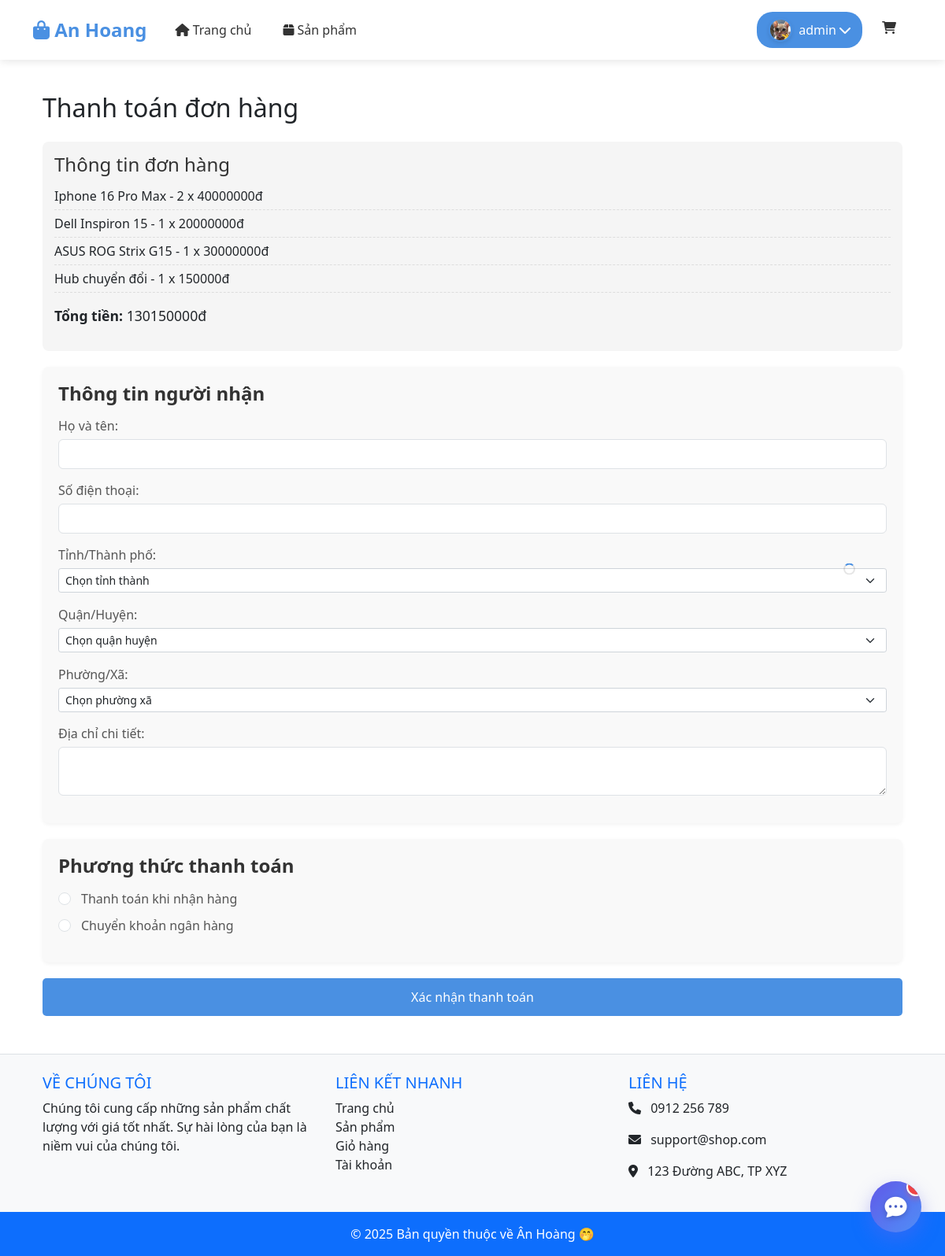
/checkout/ (signed in), run on the app's committed database.
### store/models.py (models this page shows, shortened)
class Profile(models.Model):
    user = models.OneToOneField(User, on_delete=models.CASCADE)
    avatar = models.ImageField(upload_to='avatars/', default='avatars/default.png')
    bio = models.TextField(max_length=500, blank=True)
    phone_number = models.CharField(max_length=15, blank=True)
    address = models.CharField(max_length=255, blank=True)
    birthdate = models.DateField(null=True, blank=True)
    website = models.URLField(max_length=200, blank=True)
    facebook = models.URLField(max_length=200, blank=True)
    twitter = models.URLField(max_length=200, blank=True)
    instagram = models.URLField(max_length=200, blank=True)

class CartItem(models.Model):
    user = models.ForeignKey(User, on_delete=models.CASCADE)
    product = models.ForeignKey(Product, on_delete=models.CASCADE)
    quantity = models.PositiveIntegerField(default=1)
    color = models.ForeignKey(Color, on_delete=models.SET_NULL, null=True, blank=True)
    created_at = models.DateTimeField(auto_now_add=True)
    def subtotal(self):
        return self.product.price * self.quantity

class Product(models.Model):
    name = models.CharField(max_length=200)
    description = models.TextField(blank=True, null=True)
    price = models.DecimalField(max_digits=10, decimal_places=0)
    discount_percent = models.IntegerField(default=0, blank=True, help_text="Phần trăm giảm giá từ 0-100")
    category = models.ForeignKey(Category, on_delete=models.CASCADE)
    image = models.ImageField(upload_to='products/', blank=True, null=True)
    colors = models.ManyToManyField(Color, blank=True, related_name='products')

### store/views.py (the view)
# urls.py: path('checkout/', checkout_form_view, name='checkout'),
@login_required
def checkout_form_view(request):
    items = CartItem.objects.filter(user=request.user)
    if not items.exists():
        messages.warning(request, "Giỏ hàng của bạn đang trống!")
        return redirect('cart')
    if request.method == 'POST':
        form = CheckoutForm(request.POST)
        if form.is_valid():
            try:
                order = Order(
                    user=request.user,
                    full_name=form.cleaned_data['full_name'],
                    phone=form.cleaned_data['phone'],
                    address=form.cleaned_data['address'],
                    province=form.cleaned_data['province'],
                    district=form.cleaned_data['district'],
                    ward=form.cleaned_data['ward'],
                    note=form.cleaned_data['note'],
                    payment_method=form.cleaned_data['payment_method'],
                    total=sum(item.subtotal() for item in items)
                )
                order.save()  # Đảm bảo đơn hàng được lưu vào cơ sở dữ liệu
                for item in items:
                    OrderItem.objects.create(
                        order=order,
                        product=item.product,
                        quantity=item.quantity,
                        price=item.product.price if not item.product.has_discount else item.product.discount_price
                    )
                items.delete()
                messages.success(request, "Đặt hàng thành công! Cảm ơn bạn đã mua hàng.")
                return redirect('order_detail', order_id=order.id)
            except Exception as e:
                messages.error(request, f"Có lỗi xảy ra khi đặt hàng: {str(e)}")
    else:
        form = CheckoutForm()
    return render(request, 'store/checkout_form.html', {
        'form': form,
        'cart_items': items,
        'total_price': sum(item.subtotal() for item in items)
    })

### store/templates/store/checkout_form.html (shortened to what this page needs)
{% extends 'base.html' %}
{% block content %}
<div class="container mt-5 mb-5">
    <h2 class="mb-4">Thanh toán đơn hàng</h2>
    <form method="post" action="{% url 'checkout' %}" id="checkout-form">
      <div class="cart-summary">
        <h4>Thông tin đơn hàng</h4>
        <ul>
          {% for item in cart_items %}
            <li>{{ item.product.name }} - {{ item.quantity }} x {{ item.product.price|floatformat:0 }}đ</li>
          {% endfor %}
        </ul>
        <p class="cart-total"><strong>Tổng tiền:</strong> {{ total_price|floatformat:0 }}đ</p>
      </div>
      <div class="form-section">
        <h4>Thông tin người nhận</h4>
        <div class="form-group">
          <label for="id_full_name">Họ và tên:</label>
          <input type="text" name="full_name" id="id_full_name" class="form-control" {% if form.full_name.value %}value="{{ form.full_name.value }}"{% endif %} required>
        </div>
        <div class="form-group">
          <label for="id_phone">Số điện thoại:</label>
          <input type="text" name="phone" id="id_phone" class="form-control" {% if form.phone.value %}value="{{ form.phone.value }}"{% endif %} required>
        </div>
        <div class="form-group dropdown-loading" id="city-container">
          <label for="city">Tỉnh/Thành phố:</label>
          <select class="form-select form-select-sm mb-3" id="city" name="province" required>
            <option value="" selected>Chọn tỉnh thành</option>
          </select>
        </div>
        <div class="form-group dropdown-loading" id="district-container">
          <label for="district">Quận/Huyện:</label>
          <select class="form-select form-select-sm mb-3" id="district" name="district" required>
            <option value="" selected>Chọn quận huyện</option>
          </select>
        </div>
        <div class="form-group dropdown-loading" id="ward-container">
          <label for="ward">Phường/Xã:</label>
          <select class="form-select form-select-sm" id="ward" name="ward" required>
            <option value="" selected>Chọn phường xã</option>
          </select>
        </div>
        <div class="form-group">
          <label for="id_address">Địa chỉ chi tiết:</label>
          <textarea name="address" id="id_address" class="form-control" required>{% if form.address.value %}{{ form.address.value }}{% endif %}</textarea>
        </div>
      </div>
      <div class="form-section">
        <h4>Phương thức thanh toán</h4>
        <div class="form-group">
          {% for radio in form.payment_method %}
            <div class="form-check">
              {{ radio.tag }}
              <label class="form-check-label" for="{{ radio.id_for_label }}">
                {{ radio.choice_label }}
              </label>
            </div>
          {% endfor %}
        </div>
      </div>
      <button type="submit" class="submit-btn mt-3">Xác nhận thanh toán</button>
    </form>
</div>
{% endblock %}

### templates/base.html (shortened to what this page needs)
<!DOCTYPE html>
<html lang="en">
<head>
    <link href="https://cdn.jsdelivr.net/npm/bootstrap@5.3.0/dist/css/bootstrap.min.css" rel="stylesheet">
    <link rel="stylesheet" href="https://cdnjs.cloudflare.com/ajax/libs/font-awesome/6.0.0/css/all.min.css">
</head>
<body>
    <nav class="navbar navbar-expand-lg navbar-light fixed-top">
        <div class="container">
            <a class="navbar-brand" href="{% url 'home' %}">
                <i class="fas fa-shopping-bag"></i> An Hoang
            </a>
            <div class="collapse navbar-collapse" id="navbarNav">
                <ul class="navbar-nav me-auto">
                    <li class="nav-item">
                        <a class="nav-link {% if request.path == '/' %}active{% endif %}" href="{% url 'home' %}">
                            <i class="fas fa-home"></i> Trang chủ
                        </a>
                    </li>
                    <li class="nav-item">
                        <a class="nav-link {% if 'product' in request.path %}active{% endif %}" href="{% url 'product_list' %}">
                            <i class="fas fa-box"></i> Sản phẩm
                        </a>
                    </li>
                </ul>
                <ul class="navbar-nav">
                    {% if user.is_authenticated %}
                        <li class="nav-item dropdown-hack">
                            <label for="admin-toggle" class="nav-link admin-btn">
                                {% if user.profile.avatar %}
                                    <img src="{{ user.profile.avatar.url }}" alt="{{ user.username }}" class="user-avatar">
                                {% else %}
                                    <img src="https://via.placeholder.com/30" alt="{{ user.username }}" class="user-avatar">
                                {% endif %}
                                {{ user.username }} <i class="fas fa-chevron-down ms-1"></i>
                            </label>
                        </li>
                        <li class="nav-item">
                            <a class="nav-link cart-icon" href="{% url 'cart' %}">
                                <i class="fas fa-shopping-cart"></i>
                            </a>
                        </li>
                    {% endif %}
                </ul>
            </div>
        </div>
    </nav>
    <div class="container mt-4">
        {% block content %}{% endblock %}
    </div>
    {% include 'store/chat_bubble.html' %}
    <footer class="bg-light text-center text-lg-start mt-5 border-top shadow-sm">
        <div class="container p-4">
            <div class="row">
                <div class="col-lg-4 col-md-6 mb-4 mb-md-0">
                    <h5 class="text-uppercase text-primary">Về chúng tôi</h5>
                    <p>
                        Chúng tôi cung cấp những sản phẩm chất lượng với giá tốt nhất. Sự hài lòng của bạn là niềm vui của chúng tôi.
                    </p>
                </div>
                <div class="col-lg-4 col-md-6 mb-4 mb-md-0">
                    <h5 class="text-uppercase text-primary">Liên kết nhanh</h5>
                    <ul class="list-unstyled mb-0">
                        <li><a href="{% url 'home' %}" class="text-dark text-decoration-none">Trang chủ</a></li>
                        <li><a href="{% url 'product_list' %}" class="text-dark text-decoration-none">Sản phẩm</a></li>
                        <li><a href="{% url 'cart' %}" class="text-dark text-decoration-none">Giỏ hàng</a></li>
                        <li><a href="{% url 'login' %}" class="text-dark text-decoration-none">Tài khoản</a></li>
                    </ul>
                </div>
                <div class="col-lg-4 col-md-12 mb-4 mb-md-0">
                    <h5 class="text-uppercase text-primary">Liên hệ</h5>
                    <p><i class="fas fa-phone me-2"></i> 0912 256 789</p>
                    <p><i class="fas fa-envelope me-2"></i> support@shop.com</p>
                    <p><i class="fas fa-map-marker-alt me-2"></i> 123 Đường ABC, TP XYZ</p>
                </div>
            </div>
        </div>
        <div class="text-center p-3 bg-primary text-white">
            © 2025 Bản quyền thuộc về Ân Hoàng 🤭
        </div>
    </footer>
</body>
</html>

### templates/base.html (style rules this page uses)
:root { --primary-color: #4a90e2; --secondary-color: #333; --accent-color: #e74c3c; }
body { font-family: 'Segoe UI', Tahoma, Geneva, Verdana, sans-serif; padding-top: 70px; }
.navbar { background-color: white; box-shadow: 0 2px 10px rgba(0,0,0,0.1); padding: 15px 0; }
.navbar-brand { font-weight: bold; font-size: 1.5rem; color: var(--primary-color) !important; }
.nav-link { color: var(--secondary-color) !important; font-weight: 500; padding: 8px 15px !important; margin: 0 5px; border-radius: 20px; transition: all 0.3s ease; }
.cart-icon { position: relative; }
.user-avatar { width: 30px; height: 30px; border-radius: 50%; margin-right: 8px; object-fit: cover; border: 2px solid var(--primary-color); box-shadow: 0 2px 5px rgba(0,0,0,0.1); transition: all 0.2s ease; }
.dropdown-hack { position: relative; }
.admin-btn { background-color: var(--primary-color); color: white !important; border-radius: 20px; display: flex; align-items: center; padding: 8px 15px; transition: all 0.3s ease; cursor: pointer; }
.admin-btn .fa-chevron-down { transition: transform 0.3s; }

### store/templates/store/checkout_form.html (style rules this page uses)
.form-section { background-color: #f9f9f9; padding: 20px; border-radius: 8px; margin-bottom: 20px; box-shadow: 0 2px 5px rgba(0,0,0,0.05); }
.form-section h4 { margin-top: 0; margin-bottom: 15px; color: #333; font-weight: 600; }
.form-group { margin-bottom: 15px; }
.form-group label { display: block; margin-bottom: 5px; font-weight: 500; color: #555; }
.cart-summary { background-color: #f5f5f5; padding: 15px; border-radius: 8px; margin-bottom: 20px; }
.cart-summary h4 { margin-top: 0; color: #333; }
.cart-summary ul { list-style-type: none; padding-left: 0; }
.cart-summary li { padding: 5px 0; border-bottom: 1px dashed #ddd; }
.cart-total { font-size: 1.1em; margin-top: 10px; }
.form-check { margin-bottom: 10px; }
.form-check-label { margin-left: 5px; }
.submit-btn { background-color: #4a90e2; color: white; border: none; padding: 12px 25px; border-radius: 5px; font-size: 16px; cursor: pointer; transition: background-color 0.3s; display: block; width: 100%; position: relative; }
.form-select { display: block; width: 100%; padding: 0.375rem 2.25rem 0.375rem 0.75rem; font-size: 1rem; font-weight: 400; line-height: 1.5; color: #212529; background-color: #fff; background-repeat: no-repeat; background-position: right 0.75rem center; background-size: 16px 12px; border: 1px solid #ced4da; border-radius: 0.25rem; transition: border-color .15s ease-in-out,box-shadow .15s ease-in-out; appearance: none; }
.form-select-sm { padding-top: 0.25rem; padding-bottom: 0.25rem; padding-left: 0.5rem; font-size: 0.875rem; border-radius: 0.2rem; }
.mb-3 { margin-bottom: 1rem; }
.dropdown-loading { position: relative; }
.dropdown-loading::after { content: ''; position: absolute; top: 50%; right: 40px; transform: translateY(-50%); width: 15px; height: 15px; border: 2px solid rgba(0,0,0,0.1); border-radius: 50%; border-top-color: #4a90e2; animation: spin 1s ease infinite; opacity: 0; transition: opacity 0.2s ease; }
.dropdown-loading.active::after { opacity: 1; }

### data on the page
CartItem: product.name "Iphone 16 Pro Max", quantity "2", product.price "40000000"
CartItem: product.name "Dell Inspiron 15", quantity "1", product.price "20000000"
CartItem: product.name "ASUS ROG Strix G15", quantity "1", product.price "30000000"
CartItem: product.name "Hub chuyển đổi", quantity "1", product.price "150000"

### other printed values
{{ user.username }} "admin"
{{ total_price|floatformat:0 }} "130150000"
{{ radio.choice_label }} "Thanh toán khi nhận hàng" "Chuyển khoản ngân hàng"
